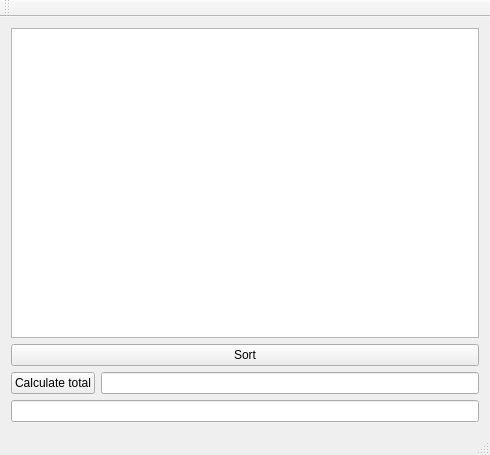
<?xml version="1.0" encoding="UTF-8"?>
<ui version="4.0">
 <class>DollarsDollarsDollarsClass</class>
 <widget class="QMainWindow" name="DollarsDollarsDollarsClass">
  <property name="geometry">
   <rect>
    <x>0</x>
    <y>0</y>
    <width>490</width>
    <height>455</height>
   </rect>
  </property>
  <property name="windowTitle">
   <string>DollarsDollarsDollars</string>
  </property>
  <widget class="QWidget" name="centralWidget">
   <layout class="QGridLayout" name="gridLayout">
    <item row="0" column="0">
     <widget class="QListWidget" name="billListWidget"/>
    </item>
    <item row="1" column="0">
     <widget class="QPushButton" name="sortPushButton">
      <property name="text">
       <string>Sort</string>
      </property>
     </widget>
    </item>
    <item row="2" column="0">
     <layout class="QVBoxLayout" name="verticalLayout">
      <item>
       <layout class="QHBoxLayout" name="horizontalLayout">
        <item>
         <widget class="QPushButton" name="calculateTotalPushButton">
          <property name="text">
           <string>Calculate total</string>
          </property>
         </widget>
        </item>
        <item>
         <widget class="QLineEdit" name="companyNameLineEdit"/>
        </item>
       </layout>
      </item>
      <item>
       <widget class="QLineEdit" name="unpaidBillsLineEdit"/>
      </item>
     </layout>
    </item>
   </layout>
  </widget>
  <widget class="QMenuBar" name="menuBar">
   <property name="geometry">
    <rect>
     <x>0</x>
     <y>0</y>
     <width>490</width>
     <height>26</height>
    </rect>
   </property>
  </widget>
  <widget class="QToolBar" name="mainToolBar">
   <attribute name="toolBarArea">
    <enum>TopToolBarArea</enum>
   </attribute>
   <attribute name="toolBarBreak">
    <bool>false</bool>
   </attribute>
  </widget>
  <widget class="QStatusBar" name="statusBar"/>
 </widget>
 <layoutdefault spacing="6" margin="11"/>
 <resources>
  <include location="DollarsDollarsDollars.qrc"/>
 </resources>
 <connections/>
</ui>
